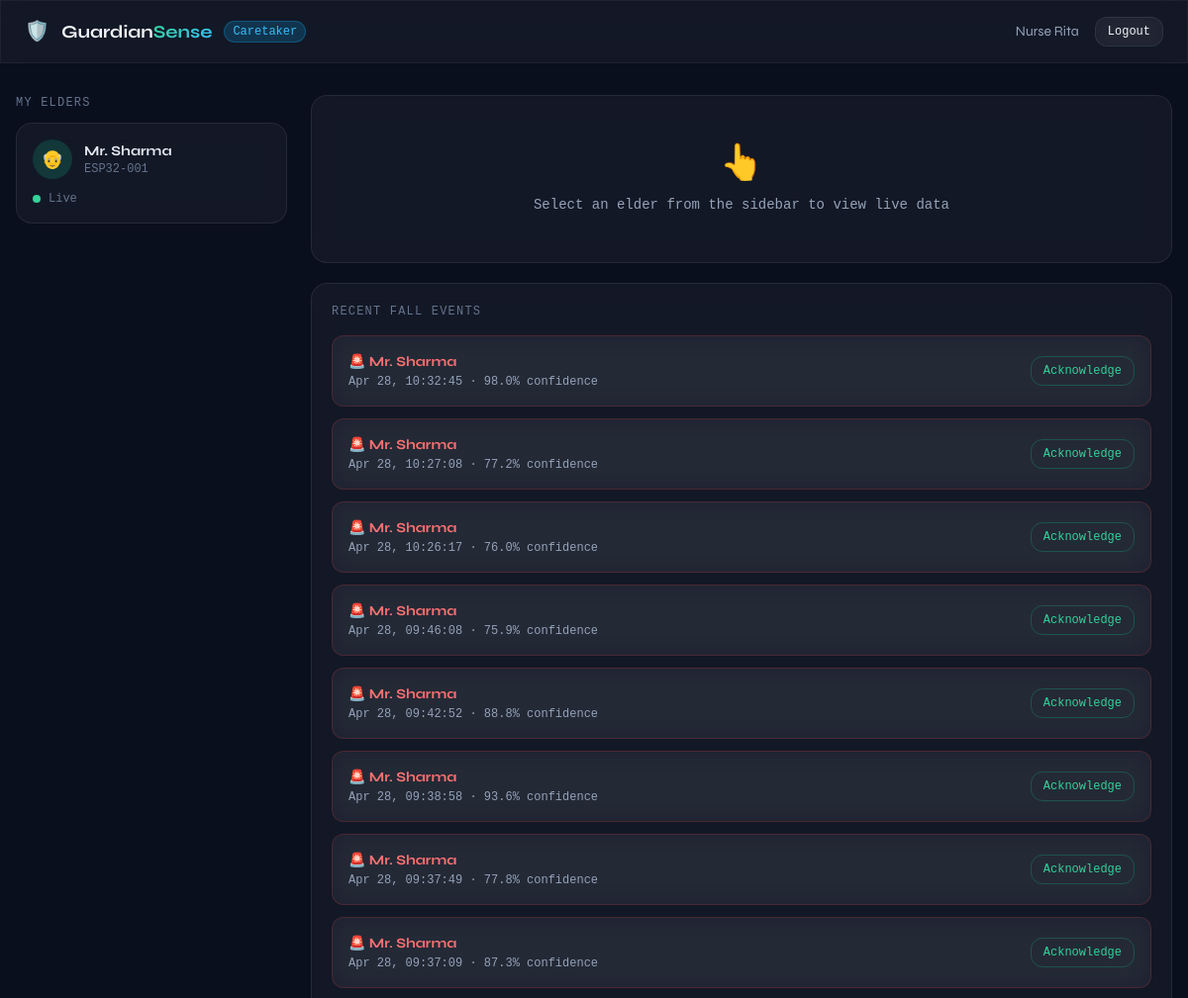
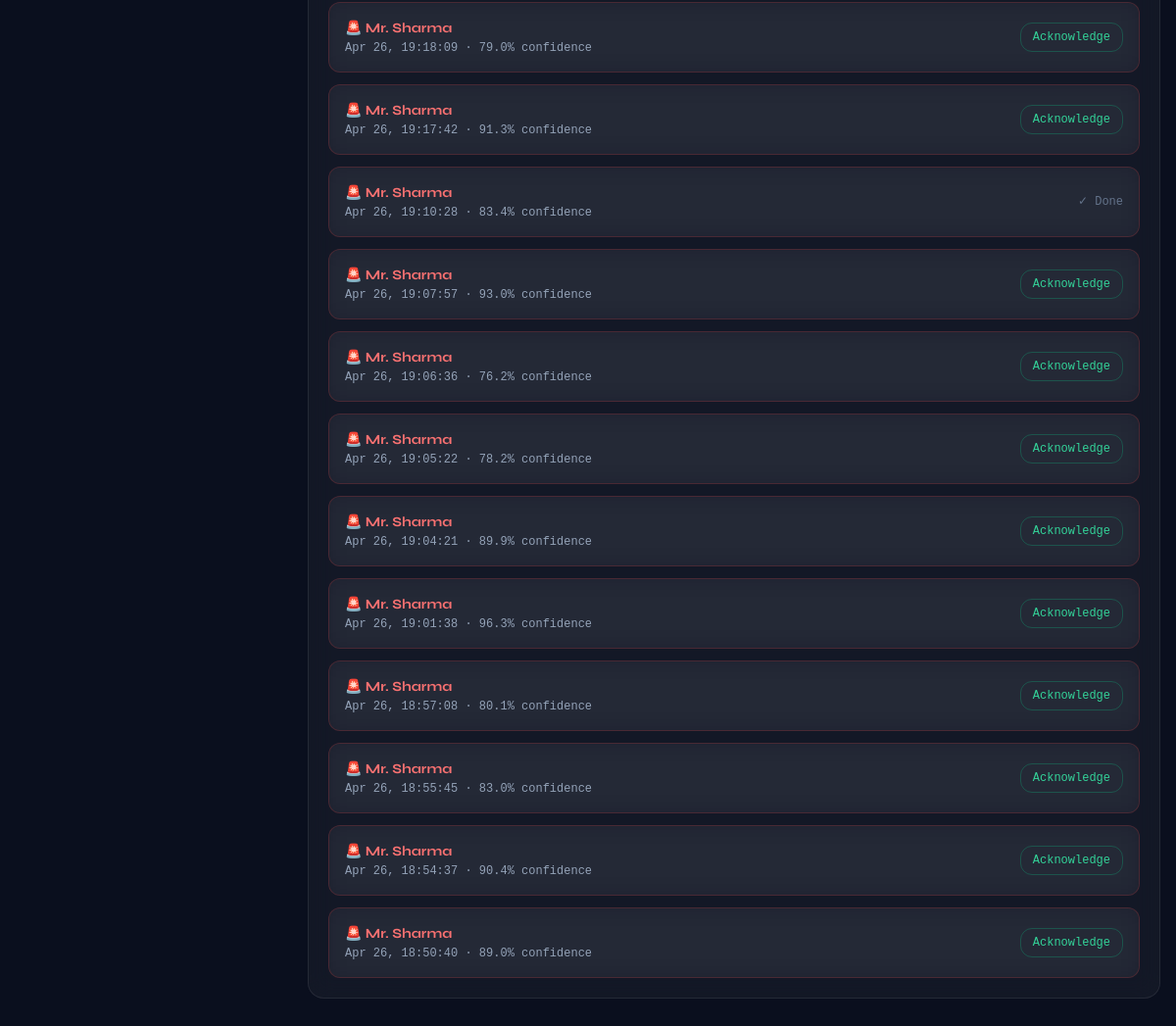
The page /caretaker (signed in) on the database its author committed (2 pictures, top to bottom).
### app.py (models this page shows)
class User(UserMixin, db.Model):
    id           = db.Column(db.Integer, primary_key=True)
    name         = db.Column(db.String(120), nullable=False)
    email        = db.Column(db.String(120), unique=True, nullable=False)
    password     = db.Column(db.String(200), nullable=False)
    role         = db.Column(db.String(20), nullable=False)   # admin | caretaker | elder
    device_id    = db.Column(db.String(64), nullable=True)    # only for elders
    caretaker_id = db.Column(db.Integer, db.ForeignKey('user.id'), nullable=True)  # elder → caretaker
    created_at   = db.Column(db.DateTime, default=datetime.utcnow)
    elder_charges = db.relationship('User', backref=db.backref('caretaker', remote_side=[id]), lazy='dynamic')
    sensor_logs   = db.relationship('SensorLog', backref='elder', lazy='dynamic', foreign_keys='SensorLog.elder_id')
    fall_events   = db.relationship('FallEvent', backref='elder', lazy='dynamic', foreign_keys='FallEvent.elder_id')

class FallEvent(db.Model):
    id           = db.Column(db.Integer, primary_key=True)
    elder_id     = db.Column(db.Integer, db.ForeignKey('user.id'), nullable=False)
    confidence   = db.Column(db.Float)
    lat          = db.Column(db.Float, nullable=True)
    lng          = db.Column(db.Float, nullable=True)
    acknowledged = db.Column(db.Boolean, default=False)
    ack_by       = db.Column(db.Integer, db.ForeignKey('user.id'), nullable=True)
    ack_at       = db.Column(db.DateTime, nullable=True)
    timestamp    = db.Column(db.DateTime, default=datetime.utcnow)

### app.py (the view)
@app.route('/caretaker')
@login_required
def caretaker_dashboard():
    if current_user.role != 'caretaker':
        return redirect(url_for('home'))
    elders = User.query.filter_by(caretaker_id=current_user.id).all()
    elder_ids = [e.id for e in elders]
    recent_falls = FallEvent.query.filter(
        FallEvent.elder_id.in_(elder_ids)
    ).order_by(FallEvent.timestamp.desc()).limit(20).all()
    notifications = Notification.query.filter_by(
        user_id=current_user.id, read=False
    ).order_by(Notification.created_at.desc()).all()
    return render_template('caretaker.html',
        elders=elders, recent_falls=recent_falls,
        notifications=notifications)

### app.py (called while the page is built)
@login_manager.user_loader
def load_user(user_id):
    return User.query.get(int(user_id))

### templates/caretaker.html (shortened to what this page needs)
<!DOCTYPE html>
<html lang="en">
<head>
  <script src="https://cdn.tailwindcss.com"></script>
</head>
<body class="text-slate-100 min-h-screen">
<nav class="glass border-b border-white/5 px-6 py-4 flex items-center justify-between sticky top-0 z-40">
  <div class="flex items-center gap-3">
    <span class="text-xl">🛡️</span>
    <span class="font-bold text-lg">Guardian<span class="grad-text">Sense</span></span>
    <span class="text-xs font-mono bg-sky-500/20 text-sky-400 border border-sky-500/30 px-2 py-0.5 rounded-full">Caretaker</span>
  </div>
  <div class="flex items-center gap-4">
    <span class="text-sm text-slate-400">{{ current_user.name }}</span>
    <a href="/logout" class="text-xs font-mono glass px-3 py-1.5 rounded-xl hover:bg-white/10 transition-colors">Logout</a>
  </div>
</nav>
<main class="max-w-7xl mx-auto px-4 py-8">
  <div class="grid md:grid-cols-4 gap-6">
    <div class="md:col-span-1 space-y-3">
      <p class="text-xs font-mono text-slate-500 uppercase tracking-widest mb-3">My Elders</p>
      {% for elder in elders %}
      <div class="elder-card glass rounded-2xl p-4 cursor-pointer hover:bg-white/[0.06] transition-all border border-white/8"
           id="elder-card-{{ elder.id }}"
           onclick="selectElder({{ elder.id }}, '{{ elder.name }}')">
        <div class="flex items-center gap-3">
          <div class="w-10 h-10 rounded-full bg-emerald-500/20 flex items-center justify-center text-lg">👴</div>
          <div>
            <p class="text-sm font-bold text-slate-200">{{ elder.name }}</p>
            <p class="text-xs font-mono text-slate-500">{{ elder.device_id or 'No device' }}</p>
          </div>
        </div>
        <div class="flex items-center gap-2 mt-3">
          <div class="w-2 h-2 rounded-full bg-emerald-400 animate-pulse" id="dot-{{ elder.id }}"></div>
          <span class="text-xs font-mono text-slate-500" id="status-{{ elder.id }}">Live</span>
        </div>
      </div>
      {% endfor %}
    </div>
    <div class="md:col-span-3 space-y-5">
      <div id="select-prompt" class="glass rounded-2xl p-12 text-center">
        <p class="text-4xl mb-3">👆</p>
        <p class="text-slate-400 font-mono text-sm">Select an elder from the sidebar to view live data</p>
      </div>
      <div class="glass rounded-2xl p-5">
        <p class="text-xs font-mono text-slate-500 uppercase tracking-widest mb-4">Recent Fall Events</p>
        <div class="space-y-3" id="fall-feed">
          {% for fall in recent_falls %}
          <div class="glass border border-red-500/20 rounded-xl p-4 flex items-center justify-between" id="fall-row-{{ fall.id }}">
            <div>
              <p class="text-sm font-bold text-red-400">🚨 {{ fall.elder.name if fall.elder else 'Unknown' }}</p>
              <p class="text-xs font-mono text-slate-400 mt-0.5">{{ fall.timestamp.strftime('%b %d, %H:%M:%S') }} · {{ fall.confidence }}% confidence</p>
            </div>
            {% if not fall.acknowledged %}
            <button onclick="ackFall({{ fall.id }})" class="text-xs font-mono text-emerald-400 border border-emerald-500/30 px-3 py-1.5 rounded-xl hover:bg-emerald-500/10 transition-colors">
              Acknowledge
            </button>
            {% else %}
            <span class="text-xs font-mono text-slate-500">✓ Done</span>
            {% endif %}
          </div>
          {% endfor %}
        </div>
      </div>
    </div>
  </div>
</main>
</body>
</html>

### templates/caretaker.html (style rules this page uses)
body { background:#0a0f1e;font-family:'Syne',sans-serif; }
.glass { background:rgba(255,255,255,0.04);border:1px solid rgba(255,255,255,0.08);backdrop-filter:blur(12px); }
.grad-text { background:linear-gradient(135deg,#34d399,#38bdf8);-webkit-background-clip:text;-webkit-text-fill-color:transparent; }

### rows shown on the page
User: name "Nurse Rita"
User: name "Mr. Sharma", device "ESP32-001"
FallEvent: elder "Mr. Sharma", timestamp "Apr 28, 10:32:45", confidence "98.0"
FallEvent: elder "Mr. Sharma", timestamp "Apr 28, 10:27:08", confidence "77.2"
FallEvent: elder "Mr. Sharma", timestamp "Apr 28, 10:26:17", confidence "76.0"
FallEvent: elder "Mr. Sharma", timestamp "Apr 28, 09:46:08", confidence "75.9"
FallEvent: elder "Mr. Sharma", timestamp "Apr 28, 09:42:52", confidence "88.8"
FallEvent: elder "Mr. Sharma", timestamp "Apr 28, 09:38:58", confidence "93.6"
FallEvent: elder "Mr. Sharma", timestamp "Apr 28, 09:37:49", confidence "77.8"
FallEvent: elder "Mr. Sharma", timestamp "Apr 28, 09:37:09", confidence "87.3"
FallEvent: elder "Mr. Sharma", timestamp "Apr 26, 19:18:09", confidence "79.0"
FallEvent: elder "Mr. Sharma", timestamp "Apr 26, 19:17:42", confidence "91.3"
FallEvent: elder "Mr. Sharma", timestamp "Apr 26, 19:10:28", confidence "83.4", acknowledged "✓ Done"
FallEvent: elder "Mr. Sharma", timestamp "Apr 26, 19:07:57", confidence "93.0"
FallEvent: elder "Mr. Sharma", timestamp "Apr 26, 19:06:36", confidence "76.2"
FallEvent: elder "Mr. Sharma", timestamp "Apr 26, 19:05:22", confidence "78.2"
FallEvent: elder "Mr. Sharma", timestamp "Apr 26, 19:04:21", confidence "89.9"
FallEvent: elder "Mr. Sharma", timestamp "Apr 26, 19:01:38", confidence "96.3"
FallEvent: elder "Mr. Sharma", timestamp "Apr 26, 18:57:08", confidence "80.1"
FallEvent: elder "Mr. Sharma", timestamp "Apr 26, 18:55:45", confidence "83.0"
FallEvent: elder "Mr. Sharma", timestamp "Apr 26, 18:54:37", confidence "90.4"
FallEvent: elder "Mr. Sharma", timestamp "Apr 26, 18:50:40", confidence "89.0"
